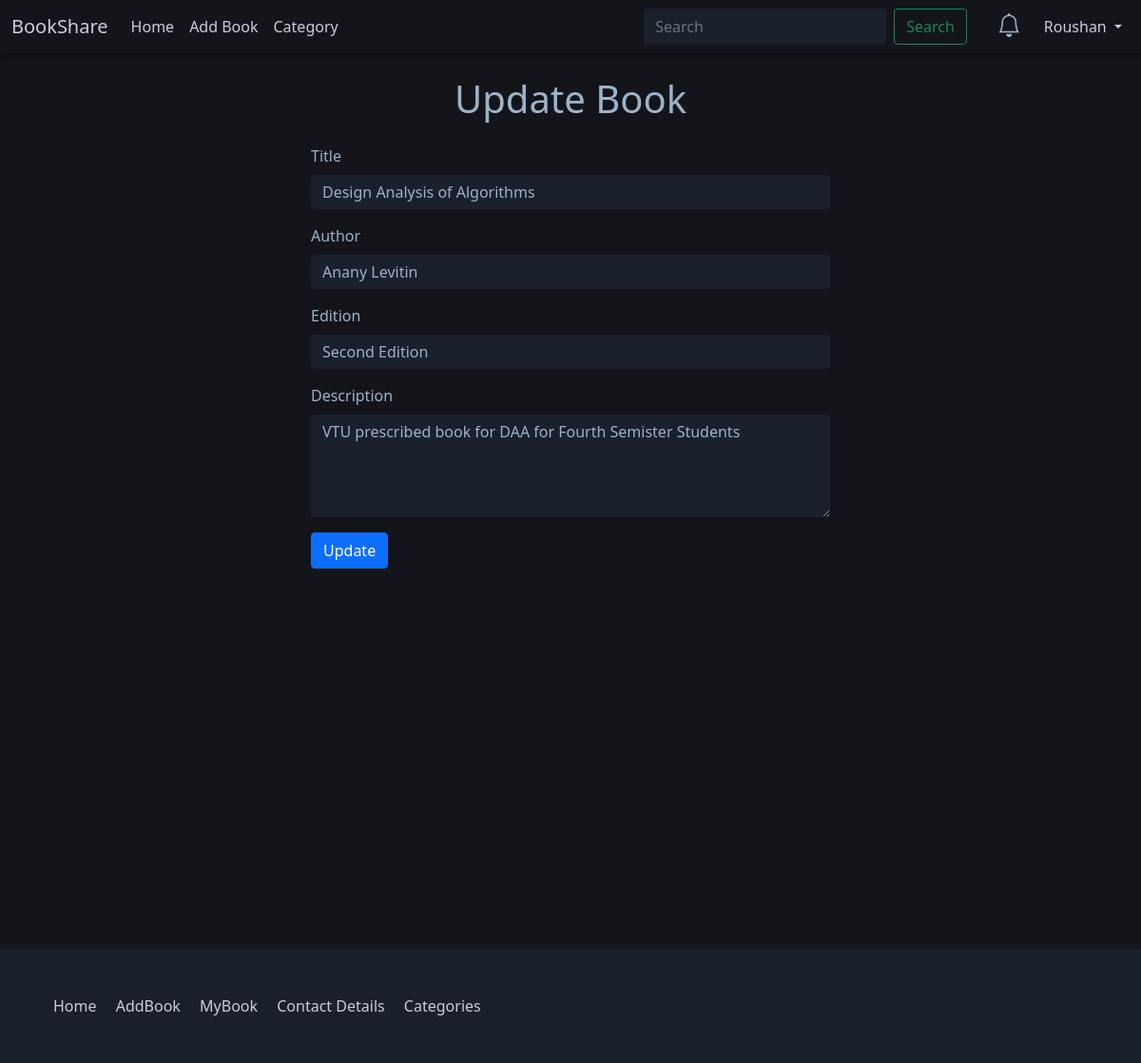
/update_book/28 (signed in), run on the app's committed database.
### core/models.py (models this page shows, shortened)
class Book(models.Model):
    title = models.CharField(max_length=100)
    desc = models.CharField(max_length=500)
    thumbnail = models.ImageField(upload_to = "thumbnails/")
    author = models.CharField(max_length=100)
    edition = models.CharField(max_length=20)
    posted_date = models.DateTimeField(default = timezone.now)
    user = models.ForeignKey(User, on_delete=models.CASCADE)
    categories = models.ForeignKey(Categories, on_delete=models.CASCADE, null=True)

### core/views.py (the view, shortened to what this page needs)
# urls.py: path('update_book/<int:id>', view=views.update_book, name="update_book"),
@login_required
def update_book(request, id):
    book = get_object_or_404(Book, id=id)
    if request.user.id is not book.user.id:
        messages.error(request, "You are Not Authorized to Update Book of Other Users")
        return redirect("/my_book")
    return render(request, "update.html", context={
        "book":book,
    })

### core/context_processors.py (called while the page is built)
def all_request(request):
    if request.user.is_authenticated:
        reqs = Book_request.objects.filter(reciever=request.user).filter(accepted=False)
        count = reqs.__len__()
        return {
            "all_request": reqs,
            "count": count,
        }
    else:
        return {}

### templates/update.html (shortened to what this page needs)
{% extends 'base.html' %}
{% block body %}
<div class="container">
    <div class="row justify-content-evenly">
        <div class="col-md-6">
            <h1 class="text-center text-primary mb-4 mt-4">Update Book</h1>
            <form method="post" action='' enctype="multipart/form-data">
                <div class="mb-3">
                    <label for="title" class="form-label">Title</label>
                    <input type="text" class="form-control" id="title" name="title" value="{{ book.title }}">
                </div>
                <div class="mb-3">
                    <label for="author" class="form-label">Author</label>
                    <input type="text" class="form-control" id="author" name="author" value="{{ book.author }}">
                </div>
                <div class="mb-3">
                    <label for="edition" class="form-label">Edition</label>
                    <input type="text" class="form-control" id="edition" name="edition" value="{{ book.edition }}">
                </div>
                <div class="mb-3">
                    <label for="desc" class="form-label">Description</label>
                    <textarea class="form-control" name="desc" id="desc" cols="30" rows="4">{{ book.desc }}</textarea>
                </div>
                <button type="submit" class="btn btn-primary">Update</button>
            </form>
        </div>
    </div>
</div>
{% endblock body %}

### templates/base.html (shortened to what this page needs)
{% load static %}
<!doctype html>
<html lang="en">
  <head>
    <link href="https://cdn.jsdelivr.net/npm/bootstrap@5.1.3/dist/css/bootstrap.min.css" rel="stylesheet">
    <link rel="stylesheet" href="https://cdn.jsdelivr.net/npm/bootstrap-icons@1.7.2/font/bootstrap-icons.css">
    <link rel="stylesheet" href="{% static 'css/style.css' %}">
  </head>
  <body>
    <nav class="navbar navbar-expand-lg navbar-dark bg-dark">
        <div class="container-fluid">
          <a class="navbar-brand" href="{% url 'index' %}">BookShare</a>
          <div class="collapse navbar-collapse" id="navbarSupportedContent">
            <ul class="navbar-nav me-auto mb-2 mb-lg-0">
              <li class="nav-item">
                <a class="nav-link active" aria-current="page" href="{% url 'index' %}">Home</a>
              </li>
              <li class="nav-item">
                <a class="nav-link" href="{% url 'add_book' %}">Add Book</a>
              </li>
              <li class="nav-item">
                <a class="nav-link" href="{% url 'category' %}">Category</a>
              </li>
            </ul>
            <form class="d-flex mx-3 search_form" action='/search' method="GET">
              <input class="form-control me-2" type="search" placeholder="Search" aria-label="Search" name="search_text">
              <button class="btn btn-outline-success" type="submit">Search</button>
            </form>
            {% if request.user.is_authenticated %}
            <ul class="navbar-nav mr-auto mb-2 mb-lg-0">
              <li class="nav-item">
                <div class="dropstart notification">
                  <div class="dropdown-toggle" id="dropdownMenuButton1" data-bs-toggle="dropdown" aria-expanded="false">
                    <p class="mx-3 my-0 text-primary bold noti_icon" style="font-size: 25px; cursor:pointer"><i class="bi bi-bell"></i>
                  </p>
                </div>
                </div>
              </li>
              <li class="nav-item dropdown">
                <a class="nav-link dropdown-toggle" href="#" id="navbarDropdown" role="button" data-bs-toggle="dropdown" aria-expanded="false">
                  {{ request.user.first_name  }}
                </a>
              </li>
            </ul>
            {% else %}
            <a class="btn btn-success" href="/signup">SignUp</a>
              <a class="mx-1 btn btn-success" href="/login">LogIn</a>
            {% endif %}
          </div>
        </div>
      </nav>
      {% block body %}{% endblock body %}
    <div class="footer mt-5 p-5">
      <div class="row">
        <div class="col-md-12 col-sm-12">
          <a href="/" class="f-link">Home</a>
          <a href="{% url 'add_book' %}" class="f-link">AddBook</a>
          <a href="/my_book" class="f-link">MyBook</a>
          <a href="/view_contact/{{ user.id }}" class="f-link">Contact Details</a>
          <a href="{% url 'category' %}" class="f-link">Categories</a>
        </div>
      </div>
    </div>
  </body>
</html>

### static/css/style.css (style rules this page uses)
:root { --primary-background: #14151b; --card-color: #14151b; --secondary-background: #1A202C; --tertiary-background: #1A202C; --primary-text: #9cb3c9; --secondary-text: #fff; --tertiary-text: #ddddff; --header-box-shadow: 2px 2px 3px 3px #0c1014; --link-color: #ccd; --sidebar-gradient: #012; --sidebar-head-text: #eee; --card-hover-box-shadow: 0px 0px 2px 1.5px rgba(12, 15, 11, 1); --card-box-shadow: 8px 14px 38px rgba(12, 15, 11, 1); }
body { background-color: var(--primary-background); color: var(--primary-text); }
.bg-dark { box-shadow: var(--header-box-shadow); background-color: var(--primary-background)!important; }
.navbar-dark .navbar-nav .nav-link { color: var(--link-color)!important; }
.text-primary { color: var(--primary-text)!important; }
a { color: var(--link-color)!important; }
input, .form-control { background-color: var(--tertiary-background)!important; border: none!important; color: var(--primary-text)!important; }
.footer { margin-top: 400px!important; background-color: var(--secondary-background)!important; }
.f-link { text-decoration: none; margin: 0 0.5rem; }
.btn-primary { color: white!important; }
.notification .dropdown-toggle::after { display: none!important; }
.notification .dropdown-toggle::before { display: none!important; }

### data on the page
Book: title "Design Analysis of Algorithms", author "Anany Levitin", edition "Second Edition", desc "VTU prescribed book for DAA for Fourth Semister Students"

### other printed values
{{ request.user.first_name }} "Roushan"
